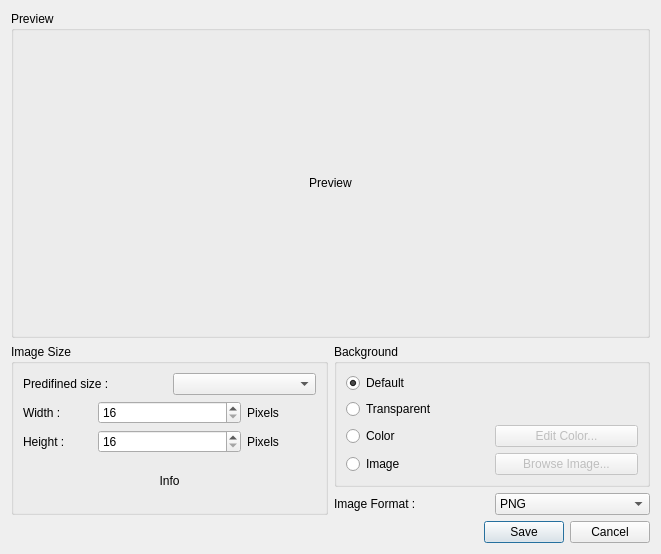
<?xml version="1.0" encoding="UTF-8"?>
<ui version="4.0">
 <class>ScreenshotDialog</class>
 <widget class="QDialog" name="ScreenshotDialog">
  <property name="geometry">
   <rect>
    <x>0</x>
    <y>0</y>
    <width>661</width>
    <height>554</height>
   </rect>
  </property>
  <property name="windowTitle">
   <string>Screenshot Setting</string>
  </property>
  <property name="windowIcon">
   <iconset resource="glc_player.qrc">
    <normaloff>:/images/SnapShoot.png</normaloff>:/images/SnapShoot.png</iconset>
  </property>
  <layout class="QGridLayout" name="gridLayout_2">
   <item row="0" column="0" colspan="2">
    <widget class="QGroupBox" name="groupBox">
     <property name="sizePolicy">
      <sizepolicy hsizetype="Expanding" vsizetype="Expanding">
       <horstretch>0</horstretch>
       <verstretch>0</verstretch>
      </sizepolicy>
     </property>
     <property name="title">
      <string>Preview</string>
     </property>
     <layout class="QHBoxLayout" name="horizontalLayout">
      <item>
       <widget class="QLabel" name="ImagePreview">
        <property name="sizePolicy">
         <sizepolicy hsizetype="Fixed" vsizetype="Fixed">
          <horstretch>0</horstretch>
          <verstretch>0</verstretch>
         </sizepolicy>
        </property>
        <property name="minimumSize">
         <size>
          <width>425</width>
          <height>200</height>
         </size>
        </property>
        <property name="maximumSize">
         <size>
          <width>425</width>
          <height>200</height>
         </size>
        </property>
        <property name="text">
         <string>Preview</string>
        </property>
        <property name="scaledContents">
         <bool>false</bool>
        </property>
        <property name="alignment">
         <set>Qt::AlignCenter</set>
        </property>
       </widget>
      </item>
     </layout>
    </widget>
   </item>
   <item row="1" column="0" rowspan="2">
    <widget class="QGroupBox" name="groupBox_2">
     <property name="title">
      <string>Image Size</string>
     </property>
     <layout class="QGridLayout" name="gridLayout">
      <item row="0" column="0" colspan="2">
       <widget class="QLabel" name="label">
        <property name="text">
         <string>Predifined size :</string>
        </property>
       </widget>
      </item>
      <item row="0" column="2" colspan="2">
       <widget class="QComboBox" name="comboBoxPredifinedSize">
        <property name="toolTip">
         <string>List of predefined screenshots sizes</string>
        </property>
       </widget>
      </item>
      <item row="1" column="0">
       <widget class="QLabel" name="label_2">
        <property name="text">
         <string>Width :</string>
        </property>
       </widget>
      </item>
      <item row="1" column="1" colspan="2">
       <widget class="QSpinBox" name="spinBoxWidth">
        <property name="toolTip">
         <string>Selected screenshot Width</string>
        </property>
        <property name="minimum">
         <number>16</number>
        </property>
        <property name="maximum">
         <number>6000</number>
        </property>
       </widget>
      </item>
      <item row="1" column="3">
       <widget class="QLabel" name="label_5">
        <property name="text">
         <string>Pixels</string>
        </property>
       </widget>
      </item>
      <item row="2" column="0">
       <widget class="QLabel" name="label_3">
        <property name="text">
         <string>Height :</string>
        </property>
       </widget>
      </item>
      <item row="2" column="1" colspan="2">
       <widget class="QSpinBox" name="spinBoxHeight">
        <property name="toolTip">
         <string>Selected screenshot Height</string>
        </property>
        <property name="minimum">
         <number>16</number>
        </property>
        <property name="maximum">
         <number>6000</number>
        </property>
       </widget>
      </item>
      <item row="2" column="3">
       <widget class="QLabel" name="label_6">
        <property name="text">
         <string>Pixels</string>
        </property>
       </widget>
      </item>
      <item row="3" column="0" colspan="4">
       <widget class="QLabel" name="imageInfos">
        <property name="text">
         <string>Info</string>
        </property>
        <property name="alignment">
         <set>Qt::AlignCenter</set>
        </property>
       </widget>
      </item>
     </layout>
    </widget>
   </item>
   <item row="1" column="1">
    <widget class="QGroupBox" name="groupBox_3">
     <property name="title">
      <string>Background</string>
     </property>
     <layout class="QVBoxLayout" name="verticalLayout">
      <item>
       <widget class="QRadioButton" name="defaultBackgroundRadio">
        <property name="toolTip">
         <string>Use Default Background</string>
        </property>
        <property name="text">
         <string>Default</string>
        </property>
        <property name="checked">
         <bool>true</bool>
        </property>
       </widget>
      </item>
      <item>
       <widget class="QRadioButton" name="transparentBackgroundRadio">
        <property name="enabled">
         <bool>true</bool>
        </property>
        <property name="text">
         <string>Transparent</string>
        </property>
       </widget>
      </item>
      <item>
       <layout class="QHBoxLayout" name="horizontalLayout_2">
        <item>
         <widget class="QRadioButton" name="colorBackgroundRadio">
          <property name="toolTip">
           <string>Use Colored Background</string>
          </property>
          <property name="text">
           <string>Color</string>
          </property>
         </widget>
        </item>
        <item>
         <widget class="QPushButton" name="editColorButton">
          <property name="enabled">
           <bool>false</bool>
          </property>
          <property name="toolTip">
           <string>Edit Background Color</string>
          </property>
          <property name="text">
           <string>Edit Color...</string>
          </property>
         </widget>
        </item>
       </layout>
      </item>
      <item>
       <layout class="QHBoxLayout" name="horizontalLayout_3">
        <item>
         <widget class="QRadioButton" name="imageBackgroundRadio">
          <property name="toolTip">
           <string>Use Background Image</string>
          </property>
          <property name="text">
           <string>Image</string>
          </property>
         </widget>
        </item>
        <item>
         <widget class="QPushButton" name="browseImageButton">
          <property name="enabled">
           <bool>false</bool>
          </property>
          <property name="toolTip">
           <string>Browse and select Image to use as Background</string>
          </property>
          <property name="text">
           <string>Browse Image...</string>
          </property>
         </widget>
        </item>
       </layout>
      </item>
     </layout>
    </widget>
   </item>
   <item row="2" column="1">
    <layout class="QHBoxLayout" name="horizontalLayout_4">
     <item>
      <widget class="QLabel" name="label_4">
       <property name="text">
        <string>Image Format :</string>
       </property>
      </widget>
     </item>
     <item>
      <widget class="QComboBox" name="formatComboBox">
       <item>
        <property name="text">
         <string>PNG</string>
        </property>
       </item>
       <item>
        <property name="text">
         <string>JPEG</string>
        </property>
       </item>
       <item>
        <property name="text">
         <string>TIFF</string>
        </property>
       </item>
       <item>
        <property name="text">
         <string>BMP</string>
        </property>
       </item>
      </widget>
     </item>
    </layout>
   </item>
   <item row="3" column="0" colspan="2">
    <widget class="QDialogButtonBox" name="buttonBox">
     <property name="orientation">
      <enum>Qt::Horizontal</enum>
     </property>
     <property name="standardButtons">
      <set>QDialogButtonBox::Cancel|QDialogButtonBox::Save</set>
     </property>
    </widget>
   </item>
  </layout>
 </widget>
 <resources>
  <include location="glc_player.qrc"/>
 </resources>
 <connections>
  <connection>
   <sender>buttonBox</sender>
   <signal>accepted()</signal>
   <receiver>ScreenshotDialog</receiver>
   <slot>accept()</slot>
   <hints>
    <hint type="sourcelabel">
     <x>248</x>
     <y>254</y>
    </hint>
    <hint type="destinationlabel">
     <x>157</x>
     <y>274</y>
    </hint>
   </hints>
  </connection>
  <connection>
   <sender>buttonBox</sender>
   <signal>rejected()</signal>
   <receiver>ScreenshotDialog</receiver>
   <slot>reject()</slot>
   <hints>
    <hint type="sourcelabel">
     <x>316</x>
     <y>260</y>
    </hint>
    <hint type="destinationlabel">
     <x>286</x>
     <y>274</y>
    </hint>
   </hints>
  </connection>
 </connections>
</ui>
